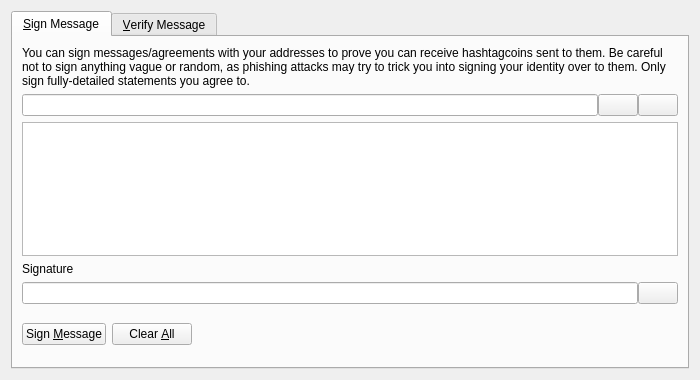
<?xml version="1.0" encoding="UTF-8"?>
<ui version="4.0">
 <class>SignVerifyMessageDialog</class>
 <widget class="QDialog" name="SignVerifyMessageDialog">
  <property name="geometry">
   <rect>
    <x>0</x>
    <y>0</y>
    <width>700</width>
    <height>380</height>
   </rect>
  </property>
  <property name="windowTitle">
   <string>Signatures - Sign / Verify a Message</string>
  </property>
  <property name="modal">
   <bool>true</bool>
  </property>
  <layout class="QVBoxLayout" name="verticalLayout">
   <item>
    <widget class="QTabWidget" name="tabWidget">
     <property name="currentIndex">
      <number>0</number>
     </property>
     <widget class="QWidget" name="tabSignMessage">
      <attribute name="title">
       <string>&amp;Sign Message</string>
      </attribute>
      <layout class="QVBoxLayout" name="verticalLayout_SM">
       <item>
        <widget class="QLabel" name="infoLabel_SM">
         <property name="text">
          <string>You can sign messages/agreements with your addresses to prove you can receive hashtagcoins sent to them. Be careful not to sign anything vague or random, as phishing attacks may try to trick you into signing your identity over to them. Only sign fully-detailed statements you agree to.</string>
         </property>
         <property name="textFormat">
          <enum>Qt::PlainText</enum>
         </property>
         <property name="wordWrap">
          <bool>true</bool>
         </property>
        </widget>
       </item>
       <item>
        <layout class="QHBoxLayout" name="horizontalLayout_1_SM">
         <property name="spacing">
          <number>0</number>
         </property>
         <item>
          <widget class="QValidatedLineEdit" name="addressIn_SM">
           <property name="toolTip">
            <string>The Hashtagcoin address to sign the message with</string>
           </property>
          </widget>
         </item>
         <item>
          <widget class="QPushButton" name="addressBookButton_SM">
           <property name="toolTip">
            <string>Choose previously used address</string>
           </property>
           <property name="text">
            <string/>
           </property>
           <property name="icon">
            <iconset resource="../hashtagcoin.qrc">
             <normaloff>:/icons/address-book</normaloff>:/icons/address-book</iconset>
           </property>
           <property name="shortcut">
            <string>Alt+A</string>
           </property>
           <property name="autoDefault">
            <bool>false</bool>
           </property>
          </widget>
         </item>
         <item>
          <widget class="QPushButton" name="pasteButton_SM">
           <property name="toolTip">
            <string>Paste address from clipboard</string>
           </property>
           <property name="text">
            <string/>
           </property>
           <property name="icon">
            <iconset resource="../hashtagcoin.qrc">
             <normaloff>:/icons/editpaste</normaloff>:/icons/editpaste</iconset>
           </property>
           <property name="shortcut">
            <string>Alt+P</string>
           </property>
           <property name="autoDefault">
            <bool>false</bool>
           </property>
          </widget>
         </item>
        </layout>
       </item>
       <item>
        <widget class="QPlainTextEdit" name="messageIn_SM">
         <property name="toolTip">
          <string>Enter the message you want to sign here</string>
         </property>
        </widget>
       </item>
       <item>
        <widget class="QLabel" name="signatureLabel_SM">
         <property name="text">
          <string>Signature</string>
         </property>
         <property name="textFormat">
          <enum>Qt::PlainText</enum>
         </property>
        </widget>
       </item>
       <item>
        <layout class="QHBoxLayout" name="horizontalLayout_2_SM">
         <property name="spacing">
          <number>0</number>
         </property>
         <item>
          <widget class="QLineEdit" name="signatureOut_SM">
           <property name="font">
            <font>
             <italic>true</italic>
            </font>
           </property>
           <property name="readOnly">
            <bool>true</bool>
           </property>
          </widget>
         </item>
         <item>
          <widget class="QPushButton" name="copySignatureButton_SM">
           <property name="toolTip">
            <string>Copy the current signature to the system clipboard</string>
           </property>
           <property name="text">
            <string/>
           </property>
           <property name="icon">
            <iconset resource="../hashtagcoin.qrc">
             <normaloff>:/icons/editcopy</normaloff>:/icons/editcopy</iconset>
           </property>
           <property name="autoDefault">
            <bool>false</bool>
           </property>
          </widget>
         </item>
        </layout>
       </item>
       <item>
        <layout class="QHBoxLayout" name="horizontalLayout_3_SM">
         <item>
          <widget class="QPushButton" name="signMessageButton_SM">
           <property name="toolTip">
            <string>Sign the message to prove you own this Hashtagcoin address</string>
           </property>
           <property name="text">
            <string>Sign &amp;Message</string>
           </property>
           <property name="icon">
            <iconset resource="../hashtagcoin.qrc">
             <normaloff>:/icons/edit</normaloff>:/icons/edit</iconset>
           </property>
           <property name="autoDefault">
            <bool>false</bool>
           </property>
          </widget>
         </item>
         <item>
          <widget class="QPushButton" name="clearButton_SM">
           <property name="toolTip">
            <string>Reset all sign message fields</string>
           </property>
           <property name="text">
            <string>Clear &amp;All</string>
           </property>
           <property name="icon">
            <iconset resource="../hashtagcoin.qrc">
             <normaloff>:/icons/remove</normaloff>:/icons/remove</iconset>
           </property>
           <property name="autoDefault">
            <bool>false</bool>
           </property>
          </widget>
         </item>
         <item>
          <spacer name="horizontalSpacer_1_SM">
           <property name="orientation">
            <enum>Qt::Horizontal</enum>
           </property>
           <property name="sizeHint" stdset="0">
            <size>
             <width>40</width>
             <height>48</height>
            </size>
           </property>
          </spacer>
         </item>
         <item>
          <widget class="QLabel" name="statusLabel_SM">
           <property name="font">
            <font>
             <weight>75</weight>
             <bold>true</bold>
            </font>
           </property>
           <property name="text">
            <string/>
           </property>
           <property name="wordWrap">
            <bool>true</bool>
           </property>
          </widget>
         </item>
         <item>
          <spacer name="horizontalSpacer_2_SM">
           <property name="orientation">
            <enum>Qt::Horizontal</enum>
           </property>
           <property name="sizeHint" stdset="0">
            <size>
             <width>40</width>
             <height>48</height>
            </size>
           </property>
          </spacer>
         </item>
        </layout>
       </item>
      </layout>
     </widget>
     <widget class="QWidget" name="tabVerifyMessage">
      <attribute name="title">
       <string>&amp;Verify Message</string>
      </attribute>
      <layout class="QVBoxLayout" name="verticalLayout_VM">
       <item>
        <widget class="QLabel" name="infoLabel_VM">
         <property name="text">
          <string>Enter the receiver's address, message (ensure you copy line breaks, spaces, tabs, etc. exactly) and signature below to verify the message. Be careful not to read more into the signature than what is in the signed message itself, to avoid being tricked by a man-in-the-middle attack. Note that this only proves the signing party receives with the address, it cannot prove sendership of any transaction!</string>
         </property>
         <property name="textFormat">
          <enum>Qt::PlainText</enum>
         </property>
         <property name="alignment">
          <set>Qt::AlignLeading|Qt::AlignLeft|Qt::AlignTop</set>
         </property>
         <property name="wordWrap">
          <bool>true</bool>
         </property>
        </widget>
       </item>
       <item>
        <layout class="QHBoxLayout" name="horizontalLayout_1_VM">
         <property name="spacing">
          <number>0</number>
         </property>
         <item>
          <widget class="QValidatedLineEdit" name="addressIn_VM">
           <property name="toolTip">
            <string>The Hashtagcoin address the message was signed with</string>
           </property>
          </widget>
         </item>
         <item>
          <widget class="QPushButton" name="addressBookButton_VM">
           <property name="toolTip">
            <string>Choose previously used address</string>
           </property>
           <property name="text">
            <string/>
           </property>
           <property name="icon">
            <iconset resource="../hashtagcoin.qrc">
             <normaloff>:/icons/address-book</normaloff>:/icons/address-book</iconset>
           </property>
           <property name="shortcut">
            <string>Alt+A</string>
           </property>
           <property name="autoDefault">
            <bool>false</bool>
           </property>
          </widget>
         </item>
        </layout>
       </item>
       <item>
        <widget class="QPlainTextEdit" name="messageIn_VM"/>
       </item>
       <item>
        <widget class="QValidatedLineEdit" name="signatureIn_VM"/>
       </item>
       <item>
        <layout class="QHBoxLayout" name="horizontalLayout_2_VM">
         <item>
          <widget class="QPushButton" name="verifyMessageButton_VM">
           <property name="toolTip">
            <string>Verify the message to ensure it was signed with the specified Hashtagcoin address</string>
           </property>
           <property name="text">
            <string>Verify &amp;Message</string>
           </property>
           <property name="icon">
            <iconset resource="../hashtagcoin.qrc">
             <normaloff>:/icons/transaction_0</normaloff>:/icons/transaction_0</iconset>
           </property>
           <property name="autoDefault">
            <bool>false</bool>
           </property>
          </widget>
         </item>
         <item>
          <widget class="QPushButton" name="clearButton_VM">
           <property name="toolTip">
            <string>Reset all verify message fields</string>
           </property>
           <property name="text">
            <string>Clear &amp;All</string>
           </property>
           <property name="icon">
            <iconset resource="../hashtagcoin.qrc">
             <normaloff>:/icons/remove</normaloff>:/icons/remove</iconset>
           </property>
           <property name="autoDefault">
            <bool>false</bool>
           </property>
          </widget>
         </item>
         <item>
          <spacer name="horizontalSpacer_1_VM">
           <property name="orientation">
            <enum>Qt::Horizontal</enum>
           </property>
           <property name="sizeHint" stdset="0">
            <size>
             <width>40</width>
             <height>48</height>
            </size>
           </property>
          </spacer>
         </item>
         <item>
          <widget class="QLabel" name="statusLabel_VM">
           <property name="font">
            <font>
             <weight>75</weight>
             <bold>true</bold>
            </font>
           </property>
           <property name="text">
            <string/>
           </property>
           <property name="wordWrap">
            <bool>true</bool>
           </property>
          </widget>
         </item>
         <item>
          <spacer name="horizontalSpacer_2_VM">
           <property name="orientation">
            <enum>Qt::Horizontal</enum>
           </property>
           <property name="sizeHint" stdset="0">
            <size>
             <width>40</width>
             <height>48</height>
            </size>
           </property>
          </spacer>
         </item>
        </layout>
       </item>
      </layout>
     </widget>
    </widget>
   </item>
  </layout>
 </widget>
 <customwidgets>
  <customwidget>
   <class>QValidatedLineEdit</class>
   <extends>QLineEdit</extends>
   <header>qvalidatedlineedit.h</header>
  </customwidget>
 </customwidgets>
 <resources>
  <include location="../hashtagcoin.qrc"/>
 </resources>
 <connections/>
</ui>
